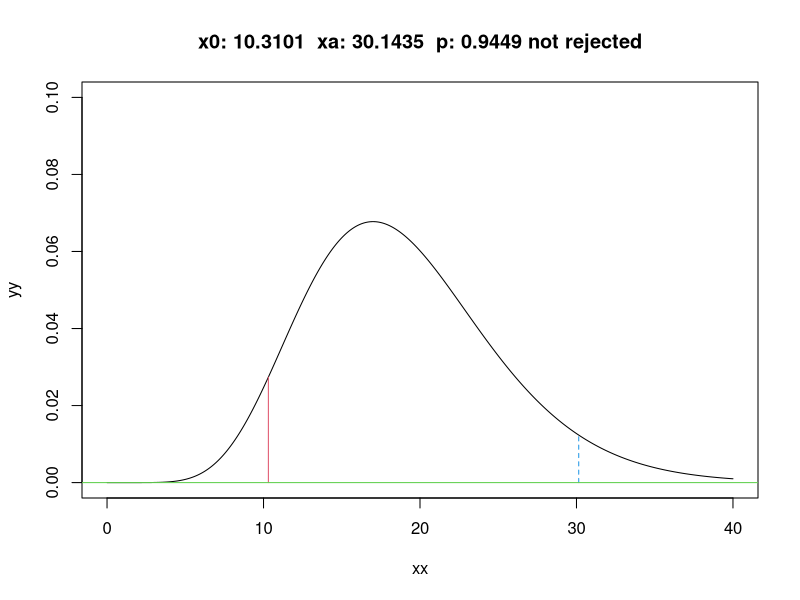

Reproduce this figure in R.
# testing using Chi-squared-distributions
testing2 <- function(x,var,alpha){
	n<- length(x)
	mm <- mean(x)
	vv <- var(x)
	x0 <- (n-1)*vv/(var*var)
	xa <- qchisq(1-alpha,df=n-1)
	p <- 1-pchisq(x0,df=n-1)
	
	xx0 <- round(x0,digits=4) 
	xxa <- round(xa,digits=4)
	pp <- round(p,digits=4)
	if(p<=alpha){decision <- "rejected"}else{decision <- "not rejected"}
	title <- paste("x0:",xx0," xa:",xxa," p:",pp,decision)
	xx <- seq(0,40,by=0.05); yy <- dchisq(xx,df=n-1)
	plot(xx,yy,type="l",xlim=c(0,40),ylim=c(0,0.1),main=title)
	lines(c(x0,x0),c(0,dchisq(x0,df=n-1)),lty=1,col=2)
	lines(c(xa,xa),c(0,dchisq(xa,df=n-1)),lty=2,col=4)
	abline(h=0,col=3)
	legend(-4,0.5,legend=c("x0","xa"),lty=c(1,2),col=c(2,4))
	return(list(x0=x0,xa=xa,p=p))
}

n <- 20; m <- 2; v <- 2.5
x <- rnorm(n,mean=m,sd=sqrt(v))
testing2(x,2,0.05)

	